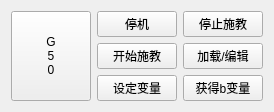
             <widget class="QWidget" name="widget_11" native="true">
              <layout class="QHBoxLayout" name="horizontalLayout_42" stretch="1,2,2">
               <item>
                <widget class="QPushButton" name="pushButton_47">
                 <property name="sizePolicy">
                  <sizepolicy hsizetype="Minimum" vsizetype="Expanding">
                   <horstretch>0</horstretch>
                   <verstretch>0</verstretch>
                  </sizepolicy>
                 </property>
                 <property name="text">
                  <string>G
5
0</string>
                 </property>
                </widget>
               </item>
               <item>
                <layout class="QVBoxLayout" name="verticalLayout_24">
                 <item>
                  <widget class="QPushButton" name="pushButton_60">
                   <property name="sizePolicy">
                    <sizepolicy hsizetype="Minimum" vsizetype="Preferred">
                     <horstretch>0</horstretch>
                     <verstretch>0</verstretch>
                    </sizepolicy>
                   </property>
                   <property name="text">
                    <string>停机</string>
                   </property>
                  </widget>
                 </item>
                 <item>
                  <widget class="QPushButton" name="pushButton_61">
                   <property name="sizePolicy">
                    <sizepolicy hsizetype="Minimum" vsizetype="Preferred">
                     <horstretch>0</horstretch>
                     <verstretch>0</verstretch>
                    </sizepolicy>
                   </property>
                   <property name="text">
                    <string>开始施教</string>
                   </property>
                  </widget>
                 </item>
                 <item>
                  <widget class="QPushButton" name="pushButton_62">
                   <property name="sizePolicy">
                    <sizepolicy hsizetype="Minimum" vsizetype="Preferred">
                     <horstretch>0</horstretch>
                     <verstretch>0</verstretch>
                    </sizepolicy>
                   </property>
                   <property name="text">
                    <string>设定变量</string>
                   </property>
                  </widget>
                 </item>
                </layout>
               </item>
               <item>
                <layout class="QVBoxLayout" name="verticalLayout_26">
                 <item>
                  <widget class="QPushButton" name="pushButton_64">
                   <property name="sizePolicy">
                    <sizepolicy hsizetype="Minimum" vsizetype="Preferred">
                     <horstretch>0</horstretch>
                     <verstretch>0</verstretch>
                    </sizepolicy>
                   </property>
                   <property name="text">
                    <string>停止施教</string>
                   </property>
                  </widget>
                 </item>
                 <item>
                  <widget class="QPushButton" name="pushButton_63">
                   <property name="sizePolicy">
                    <sizepolicy hsizetype="Minimum" vsizetype="Preferred">
                     <horstretch>0</horstretch>
                     <verstretch>0</verstretch>
                    </sizepolicy>
                   </property>
                   <property name="text">
                    <string>加载/编辑</string>
                   </property>
                  </widget>
                 </item>
                 <item>
                  <widget class="QPushButton" name="pushButton_65">
                   <property name="sizePolicy">
                    <sizepolicy hsizetype="Minimum" vsizetype="Preferred">
                     <horstretch>0</horstretch>
                     <verstretch>0</verstretch>
                    </sizepolicy>
                   </property>
                   <property name="text">
                    <string>获得b变量</string>
                   </property>
                  </widget>
                 </item>
                </layout>
               </item>
              </layout>
             </widget>
